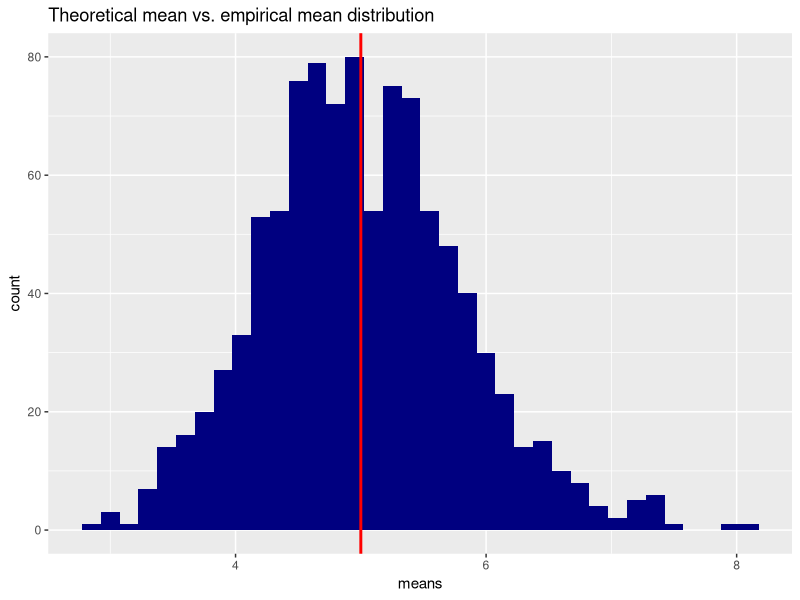
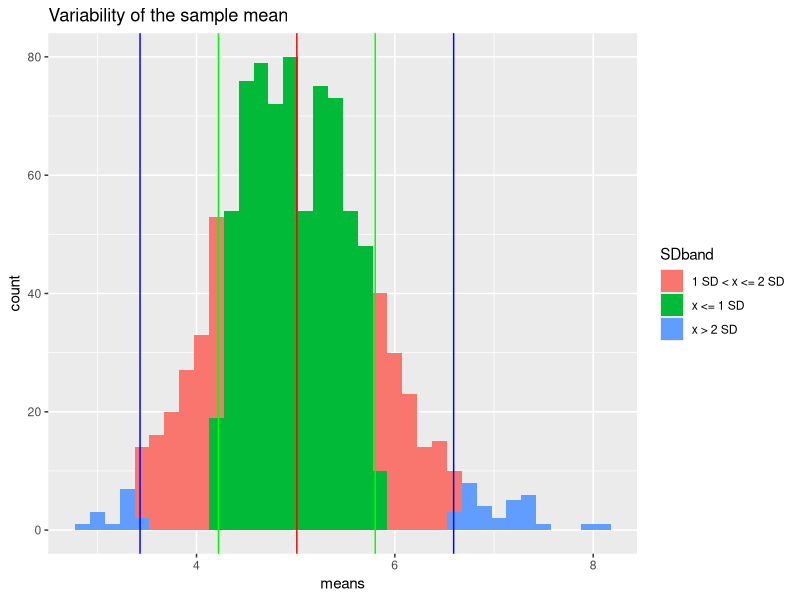

Generate these figures, in order, with R: (Note: this script raises an error after producing the figures.)
## ---- chunk 1
# Setting the global number formatting option
library(knitr)
knit_hooks$set(inline = function(x) {
  prettyNum(x, big.mark=",")
})
## ---- chunk 2
n <- 1000
sampleSize <- 40
lambda <- 0.2
## ---- chunk 3
set.seed(2015)
means <- apply(matrix(rexp(n*sampleSize, rate = lambda),n,sampleSize),1,mean)
## ---- chunk 4
sampleMean <- mean(means)
sampleMean
## ---- chunk 5
library(ggplot2)
m <- ggplot() + aes(x=means)
m <- m + geom_histogram(fill = "navy", binwidth = .15) 
m <- m + geom_vline(xintercept = (1/lambda), colour = "red", size = 1)
m + ggtitle("Theoretical mean vs. empirical mean distribution")
## ---- chunk 6
theorVar <- (1/lambda^2)/(sampleSize)
theorVar
## ---- chunk 7
SDmarker <- function(x) {  
    if (x > 2*sqrt(theorVar)){
        "x > 2 SD"
    } else if (x > sqrt(theorVar)){
        "1 SD < x <= 2 SD"
    } else {
        "x <= 1 SD"
    }
}
SDband <- as.factor(sapply(abs(means - sampleMean),SDmarker))

m <- ggplot() + aes(x=means, fill = SDband)
m <- m + geom_histogram(binwidth = .15) 
m <- m + geom_vline(xintercept = sampleMean, colour = "red", size = .5)
m <- m + geom_vline(xintercept = sampleMean + c(-1,1)*sqrt(theorVar),
                    colour = "green", size = .5)
m <- m + geom_vline(xintercept = sampleMean + c(-2,2)*sqrt(theorVar),
                    colour = "blue", size = .5)
m + ggtitle("Variability of the sample mean")
## ---- chunk 8

m <- ggplot() + aes(x=means)
m <- m + geom_histogram(aes(y = ..density..), binwidth = .15, fill = "navy") 
m <- m + stat_function(fun = dnorm,
                       args = list(mean = 1/lambda, sd = sqrt(theorVar)), colour = "red")
m + ggtitle("Empirical distribution vs. normal distribution")
